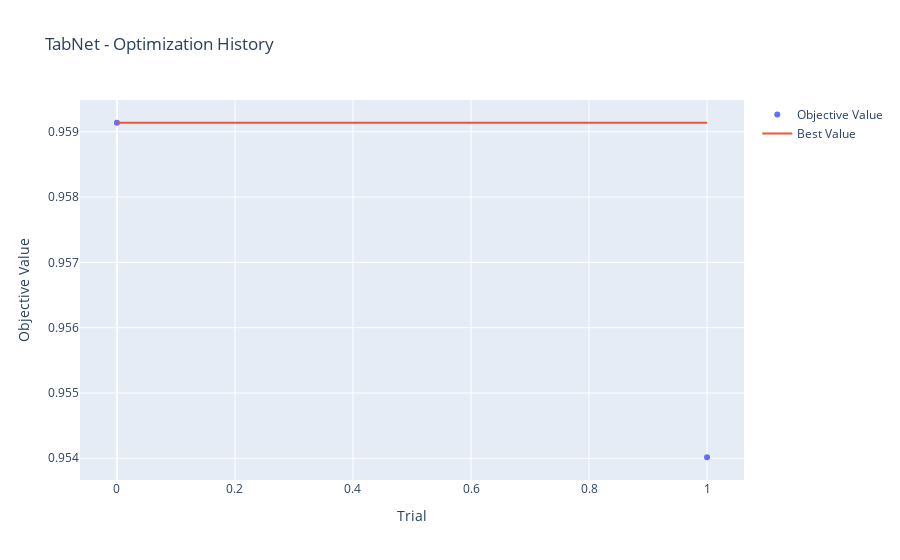
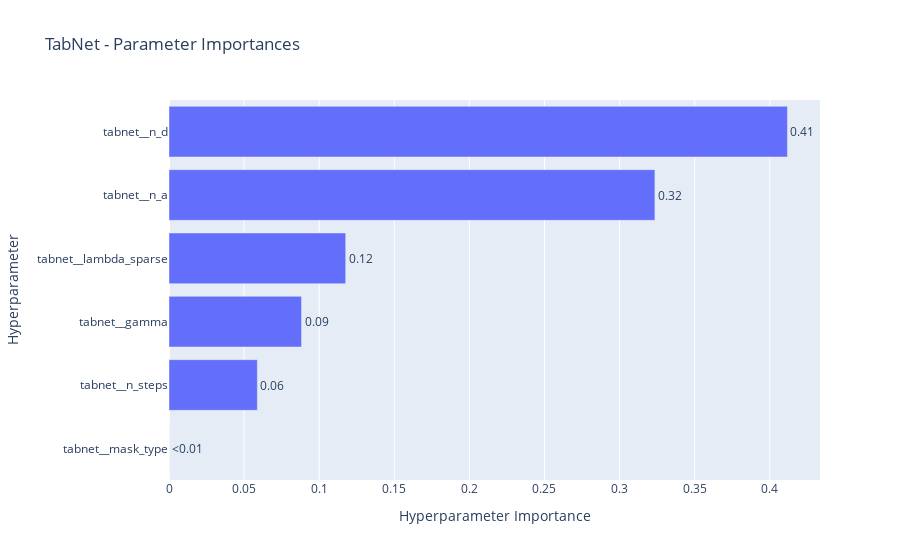
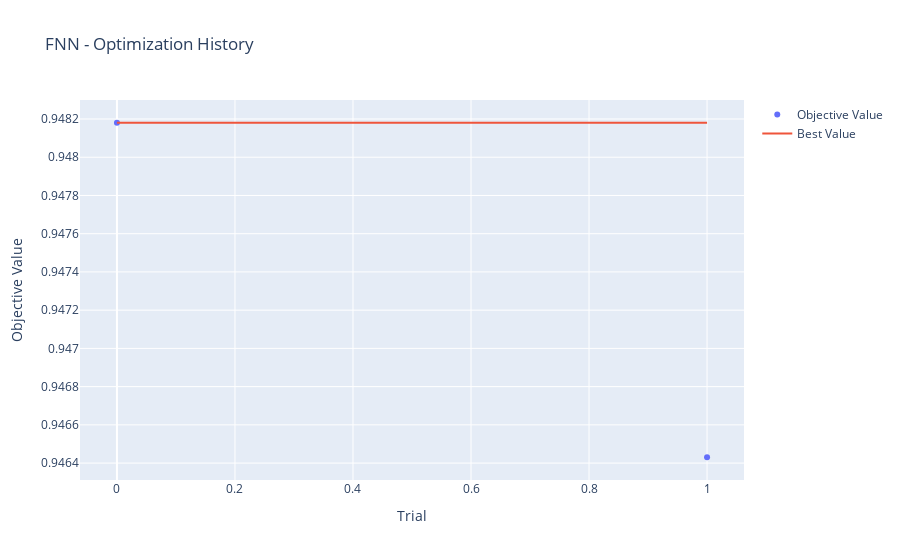
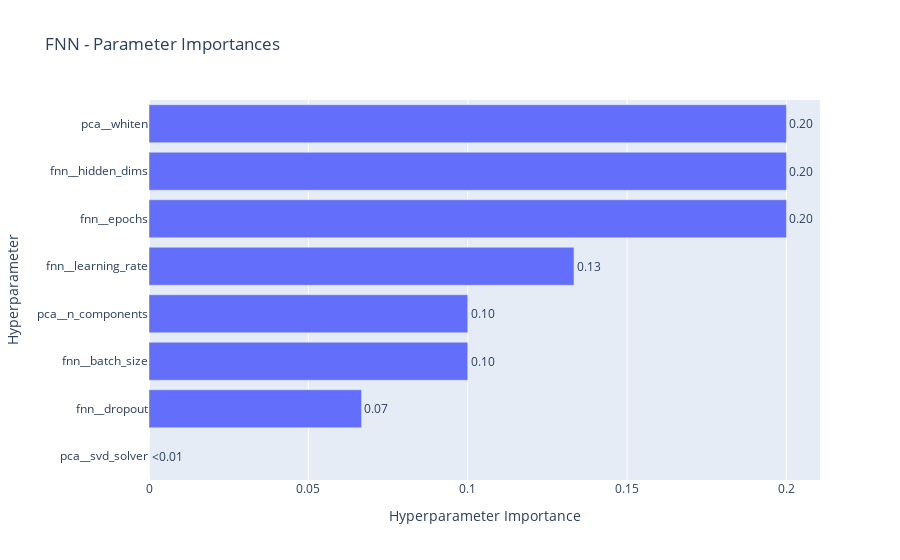

These figures' notebook cell, in order:
### Markdown cell above
**Optuna Optimization Analysis**

Visualize Optuna optimization history and parameter importance for each model.

### Code cell
# Visualize Optuna optimization for top 3 models
top_models = sorted(training_models, key=lambda x: study_results[x[0]].best_value, reverse=True)[:3]

print("📊 Optuna Optimization Analysis for Top 3 Models")
print("-" * 60)

for name, _ in top_models:
    study = study_results[name]
    print(f"\n{name} - Best Score: {study.best_value:.4f}")
    print(f"Best Parameters: {study.best_params}")
    
    # Plot optimization history
    fig = optuna.visualization.plot_optimization_history(study)
    fig.update_layout(title=f"{name} - Optimization History")
    fig.show()
    
    # Plot parameter importances
    try:
        fig = optuna.visualization.plot_param_importances(study)
        fig.update_layout(title=f"{name} - Parameter Importances")
        fig.show()
    except:
        print(f"  (Not enough trials for parameter importance analysis)")
    
print("\n" + "=" * 60)

### Figure 1 — Plotly figure (JSON) as saved in the notebook; plotly's stock layout.template omitted (floating-point values rounded to 4 significant figures)
{"data": [{"mode": "markers", "name": "Objective Value", "type": "scatter", "x": [0, 1], "y": [0.9591, 0.954]}, {"mode": "lines", "name": "Best Value", "type": "scatter", "x": [0, 1], "y": [0.9591, 0.9591]}, {"marker": {"color": "#cccccc"}, "mode": "markers", "name": "Infeasible Trial", "showlegend": false, "type": "scatter", "x": [], "y": []}], "layout": {"title": {"text": "TabNet - Optimization History"}, "xaxis": {"title": {"text": "Trial"}}, "yaxis": {"title": {"text": "Objective Value"}}}}

### Figure 2 — Plotly figure (JSON) as saved in the notebook; plotly's stock layout.template omitted (floating-point values rounded to 4 significant figures)
{"data": [{"cliponaxis": false, "hovertemplate": ["tabnet__mask_type (CategoricalDistribution): 0.0<extra></extra>", "tabnet__n_steps (IntDistribution): 0.058823529411764705<extra></extra>", "tabnet__gamma (FloatDistribution): 0.08823529411764706<extra></extra>", "tabnet__lambda_sparse (FloatDistribution): 0.11764705882352941<extra></extra>", "tabnet__n_a (CategoricalDistribution): 0.3235294117647059<extra></extra>", "tabnet__n_d (CategoricalDistribution): 0.4117647058823529<extra></extra>"], "name": "Objective Value", "orientation": "h", "text": ["<0.01", "0.06", "0.09", "0.12", "0.32", "0.41"], "textposition": "outside", "type": "bar", "x": [0, 0.05882, 0.08824, 0.1176, 0.3235, 0.4118], "y": ["tabnet__mask_type", "tabnet__n_steps", "tabnet__gamma", "tabnet__lambda_sparse", "tabnet__n_a", "tabnet__n_d"]}], "layout": {"title": {"text": "TabNet - Parameter Importances"}, "xaxis": {"title": {"text": "Hyperparameter Importance"}}, "yaxis": {"title": {"text": "Hyperparameter"}}}}

### Figure 3 — Plotly figure (JSON) as saved in the notebook; plotly's stock layout.template omitted (floating-point values rounded to 4 significant figures)
{"data": [{"mode": "markers", "name": "Objective Value", "type": "scatter", "x": [0, 1], "y": [0.9482, 0.9464]}, {"mode": "lines", "name": "Best Value", "type": "scatter", "x": [0, 1], "y": [0.9482, 0.9482]}, {"marker": {"color": "#cccccc"}, "mode": "markers", "name": "Infeasible Trial", "showlegend": false, "type": "scatter", "x": [], "y": []}], "layout": {"title": {"text": "FNN - Optimization History"}, "xaxis": {"title": {"text": "Trial"}}, "yaxis": {"title": {"text": "Objective Value"}}}}

### Figure 4 — Plotly figure (JSON) as saved in the notebook; plotly's stock layout.template omitted (floating-point values rounded to 4 significant figures)
{"data": [{"cliponaxis": false, "hovertemplate": ["pca__svd_solver (CategoricalDistribution): 0.0<extra></extra>", "fnn__dropout (FloatDistribution): 0.06666666666665878<extra></extra>", "fnn__batch_size (CategoricalDistribution): 0.10000000000000085<extra></extra>", "pca__n_components (FloatDistribution): 0.10000000000000085<extra></extra>", "fnn__learning_rate (FloatDistribution): 0.1333333333333345<extra></extra>", "fnn__epochs (IntDistribution): 0.2000000000000017<extra></extra>", "fnn__hidden_dims (CategoricalDistribution): 0.2000000000000017<extra></extra>", "pca__whiten (CategoricalDistribution): 0.2000000000000017<extra></extra>"], "name": "Objective Value", "orientation": "h", "text": ["<0.01", "0.07", "0.10", "0.10", "0.13", "0.20", "0.20", "0.20"], "textposition": "outside", "type": "bar", "x": [0, 0.06667, 0.1, 0.1, 0.1333, 0.2, 0.2, 0.2], "y": ["pca__svd_solver", "fnn__dropout", "fnn__batch_size", "pca__n_components", "fnn__learning_rate", "fnn__epochs", "fnn__hidden_dims", "pca__whiten"]}], "layout": {"title": {"text": "FNN - Parameter Importances"}, "xaxis": {"title": {"text": "Hyperparameter Importance"}}, "yaxis": {"title": {"text": "Hyperparameter"}}}}
